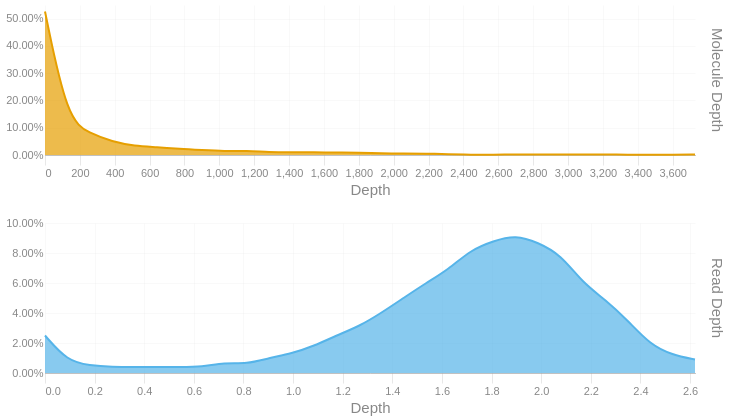

Notebook code cell kept with this figure:
### Code cell
readdep = depth_hist(tb['Read Depth'], q99, 3)
readdep = readdep.with_columns(pl.lit('Read Depth').alias('Metric'))
if not SKIPLR:
    moldep = depth_hist(tb['Molecule Depth'], mol_q99, 1)
    moldep = moldep.with_columns(pl.lit('Molecule Depth').alias('Metric'))
    _hist = pl.concat([readdep, moldep])
    _hist = _hist.filter(pl.col('Proportion') != 0)
    with SafeRender(_hist):
        (
            alt.Chart(_hist)        
            .mark_area(interpolate = "basis")
            .encode(
                x=alt.X('Bin:Q').scale(domainMin=0).axis(alt.Axis(title='Depth')),
                y = alt.Y('Proportion:Q', title = None).axis(format = '.2%'),
                color = alt.Color('Metric:N').legend(None),
                row = alt.Row("Metric:N").header(title = None, labelOrient = 'right'),
                tooltip = [
                    alt.Tooltip("Metric:N", title = "Metric"),
                    alt.Tooltip('Interval:N', title = "Depth Interval"),
                    alt.Tooltip('Proportion:Q', title = "% Alignments").format('.2%')
                ]
            )
            .resolve_scale(x='independent', y='independent')
            .properties(
                height = 150, width = 650,
                usermeta={'embedOptions': {'downloadFileName': f'{samplename}.depth.hist'}}
            )
        ).display()
else:
    readdep = readdep.filter(pl.col('Proportion') != 0)
    with SafeRender(readdep):
        (
            alt.Chart(readdep)        
            .mark_area(interpolate = "basis")
            .encode(
                x=alt.X('Bin:Q').scale(domainMin=0).axis(alt.Axis(title='Depth')),
                y = alt.Y('Proportion:Q', title = None).axis(format = '.2%'),
                tooltip = [
                    alt.Tooltip('Interval:N', title = "Depth Interval"),
                    alt.Tooltip('Proportion:Q', title = "% Alignments").format('.2%')
                ]
            )
            .properties(
                usermeta={'embedOptions': {'downloadFileName': f'{samplename}.depth.hist'}}
            )
        ).display()

### Figure 1 — Vega-Lite specification as saved in the notebook (floating-point values rounded to 4 significant figures)
{"width": 650, "height": 150, "config": {"title": {"anchor": "start", "dy": -15, "fontSize": 18, "color": "#888888", "subtitleColor": "#888888", "subtitleFontSize": 14}, "arc": {"fill": "#0072B2"}, "axis": {"domainColor": "#888888", "domainWidth": 0.5, "gridWidth": 0.2, "grid": false, "titleFontWeight": 400, "titleFontSize": 15, "labelFontSize": 11, "labelColor": "#888888", "tickColor": "#888888", "tickWidth": 0.2, "titleColor": "#888888"}, "axisBand": {"grid": false}, "axisX": {"grid": true, "tickSize": 10, "domainCap": "round"}, "axisY": {"domain": false, "grid": true, "tickSize": 0, "domainCap": "round"}, "background": "transparent", "header": {"labelFontSize": 15, "labelColor": "#888888", "titleFontSize": 15, "titleFontWeight": 600, "titleColor": "#888888"}, "legend": {"labelFont": "sans-serif", "labelFontSize": 12, "labelColor": "#888888", "symbolSize": 100, "symbolType": "circle", "titleFontSize": 12, "titlePadding": 10, "titleColor": "#888888", "title": null}, "range": {"category": ["#E69F00", "#56B4E9", "#009E73", "#F0E442", "#0072B2", "#D55E00", "#CC79A7", "#000000"], "diverging": ["#cfe8f3", "#a2d4ec", "#73bfe2", "#46abdb", "#1696d2", "#12719e"]}, "area": {"fill": "#0072B2", "fillOpacity": 0.7, "line": true, "strokeOpacity": 0.7}, "line": {"color": "#0072B2", "stroke": "#0072B2", "strokeWidth": 2}, "trail": {"color": "#0072B2", "stroke": "#0072B2", "strokeWidth": 0, "size": 1}, "point": {"filled": true, "fillOpacity": 1.0, "size": 95}, "text": {"color": "#888888", "fontSize": 11, "align": "right", "fontWeight": 400, "size": 11}, "bar": {"fill": "#0072B2", "stroke": null}, "view": {"stroke": null, "continuousWidth": 660, "continuousHeight": 400}}, "data": {"name": "data-9461762c32eb95bfa5e9dd4d4eca5a8d"}, "mark": {"type": "area", "interpolate": "basis"}, "encoding": {"color": {"field": "Metric", "legend": null, "type": "nominal"}, "row": {"field": "Metric", "header": {"title": null, "labelOrient": "right"}, "type": "nominal"}, "tooltip": [{"field": "Metric", "title": "Metric", "type": "nominal"}, {"field": "Interval", "title": "Depth Interval", "type": "nominal"}, {"field": "Proportion", "format": ".2%", "title": "% Alignments", "type": "quantitative"}], "x": {"axis": {"title": "Depth"}, "field": "Bin", "scale": {"domainMin": 0}, "type": "quantitative"}, "y": {"axis": {"format": ".2%"}, "field": "Proportion", "title": null, "type": "quantitative"}}, "resolve": {"scale": {"x": "independent", "y": "independent"}}, "usermeta": {"embedOptions": {"downloadFileName": "S3_Waccamaw_1710.depth.hist"}}, "$schema": "https://vega.github.io/schema/vega-lite/v6.1.0.json", "datasets": {"data-9461762c32eb95bfa5e9dd4d4eca5a8d": [{"Bin": 0.0, "Interval": "0.0-0.09", "Proportion": 0.025, "Metric": "Read Depth"}, {"Bin": 0.09, "Interval": "0.09-0.181", "Proportion": 0.008, "Metric": "Read Depth"}, {"Bin": 0.181, "Interval": "0.181-0.271", "Proportion": 0.005, "Metric": "Read Depth"}, {"Bin": 0.271, "Interval": "0.271-0.361", "Proportion": 0.004, "Metric": "Read Depth"}, {"Bin": 0.361, "Interval": "0.361-0.452", "Proportion": 0.004, "Metric": "Read Depth"}, {"Bin": 0.452, "Interval": "0.452-0.542", "Proportion": 0.004, "Metric": "Read Depth"}, {"Bin": 0.542, "Interval": "0.542-0.632", "Proportion": 0.004, "Metric": "Read Depth"}, {"Bin": 0.632, "Interval": "0.632-0.723", "Proportion": 0.004, "Metric": "Read Depth"}, {"Bin": 0.723, "Interval": "0.723-0.813", "Proportion": 0.007, "Metric": "Read Depth"}, {"Bin": 0.813, "Interval": "0.813-0.903", "Proportion": 0.006, "Metric": "Read Depth"}, {"Bin": 0.903, "Interval": "0.903-0.994", "Proportion": 0.01, "Metric": "Read Depth"}, {"Bin": 0.994, "Interval": "0.994-1.084", "Proportion": 0.013, "Metric": "Read Depth"}, {"Bin": 1.084, "Interval": "1.084-1.174", "Proportion": 0.018, "Metric": "Read Depth"}, {"Bin": 1.174, "Interval": "1.174-1.265", "Proportion": 0.025, "Metric": "Read Depth"}, {"Bin": 1.265, "Interval": "1.265-1.355", "Proportion": 0.031, "Metric": "Read Depth"}, {"Bin": 1.355, "Interval": "1.355-1.445", "Proportion": 0.04, "Metric": "Read Depth"}, {"Bin": 1.445, "Interval": "1.445-1.536", "Proportion": 0.05, "Metric": "Read Depth"}, {"Bin": 1.536, "Interval": "1.536-1.626", "Proportion": 0.06, "Metric": "Read Depth"}, {"Bin": 1.626, "Interval": "1.626-1.716", "Proportion": 0.069, "Metric": "Read Depth"}, {"Bin": 1.716, "Interval": "1.716-1.807", "Proportion": 0.082, "Metric": "Read Depth"}, {"Bin": 1.807, "Interval": "1.807-1.897", "Proportion": 0.088, "Metric": "Read Depth"}, {"Bin": 1.897, "Interval": "1.897-1.987", "Proportion": 0.092, "Metric": "Read Depth"}, {"Bin": 1.987, "Interval": "1.987-2.078", "Proportion": 0.087, "Metric": "Read Depth"}, {"Bin": 2.078, "Interval": "2.078-2.168", "Proportion": 0.079, "Metric": "Read Depth"}, {"Bin": 2.168, "Interval": "2.168-2.258", "Proportion": 0.06, "Metric": "Read Depth"}, {"Bin": 2.258, "Interval": "2.258-2.349", "Proportion": 0.049, "Metric": "Read Depth"}, {"Bin": 2.349, "Interval": "2.349-2.439", "Proportion": 0.035, "Metric": "Read Depth"}, {"Bin": 2.439, "Interval": "2.439-2.529", "Proportion": 0.019, "Metric": "Read Depth"}, {"Bin": 2.529, "Interval": "2.529-2.62", "Proportion": 0.012, "Metric": "Read Depth"}, {"Bin": 2.62, "Interval": "2.62-2.71", "Proportion": 0.009, "Metric": "Read Depth"}, {"Bin": 0.0, "Interval": "0.0-128.6", "Proportion": 0.526, "Metric": "Molecule Depth"}, {"Bin": 128.6, "Interval": "128.6-257.1", "Proportion": 0.128, "Metric": "Molecule Depth"}, {"Bin": 257.1, "Interval": "257.1-385.7", "Proportion": 0.08, "Metric": "Molecule Depth"}, {"Bin": 385.7, "Interval": "385.7-514.2", "Proportion": 0.049, "Metric": "Molecule Depth"}, {"Bin": 514.2, "Interval": "514.2-642.8", "Proportion": 0.033, "Metric": "Molecule Depth"}, {"Bin": 642.8, "Interval": "642.8-771.4", "Proportion": 0.029, "Metric": "Molecule Depth"}, {"Bin": 771.4, "Interval": "771.4-899.9", "Proportion": 0.022, "Metric": "Molecule Depth"}, {"Bin": 899.9, "Interval": "899.9-1028.5", "Proportion": 0.018, "Metric": "Molecule Depth"}, {"Bin": 1028.0, "Interval": "1028.5-1157.0", "Proportion": 0.014, "Metric": "Molecule Depth"}, {"Bin": 1157.0, "Interval": "1157.0-1285.6", "Proportion": 0.016, "Metric": "Molecule Depth"}, {"Bin": 1286.0, "Interval": "1285.6-1414.2", "Proportion": 0.01, "Metric": "Molecule Depth"}, {"Bin": 1414.0, "Interval": "1414.2-1542.7", "Proportion": 0.01, "Metric": "Molecule Depth"}, {"Bin": 1543.0, "Interval": "1542.7-1671.3", "Proportion": 0.01, "Metric": "Molecule Depth"}, {"Bin": 1671.0, "Interval": "1671.3-1799.8", "Proportion": 0.009, "Metric": "Molecule Depth"}, {"Bin": 1800.0, "Interval": "1799.8-1928.4", "Proportion": 0.009, "Metric": "Molecule Depth"}, {"Bin": 1928.0, "Interval": "1928.4-2056.9", "Proportion": 0.006, "Metric": "Molecule Depth"}, {"Bin": 2057.0, "Interval": "2056.9-2185.5", "Proportion": 0.005, "Metric": "Molecule Depth"}, {"Bin": 2186.0, "Interval": "2185.5-2314.1", "Proportion": 0.005, "Metric": "Molecule Depth"}, {"Bin": 2314.0, "Interval": "2314.1-2442.6", "Proportion": 0.003, "Metric": "Molecule Depth"}, {"Bin": 2443.0, "Interval": "2442.6-2571.2", "Proportion": 0.001, "Metric": "Molecule Depth"}, {"Bin": 2571.0, "Interval": "2571.2-2699.7", "Proportion": 0.001, "Metric": "Molecule Depth"}, {"Bin": 2700.0, "Interval": "2699.7-2828.3", "Proportion": 0.002, "Metric": "Molecule Depth"}, {"Bin": 2828.0, "Interval": "2828.3-2956.9", "Proportion": 0.002, "Metric": "Molecule Depth"}, {"Bin": 2957.0, "Interval": "2956.9-3085.4", "Proportion": 0.002, "Metric": "Molecule Depth"}, {"Bin": 3085.0, "Interval": "3085.4-3214.0", "Proportion": 0.002, "Metric": "Molecule Depth"}, {"Bin": 3214.0, "Interval": "3214.0-3342.5", "Proportion": 0.002, "Metric": "Molecule Depth"}, {"Bin": 3342.0, "Interval": "3342.5-3471.1", "Proportion": 0.001, "Metric": "Molecule Depth"}, {"Bin": 3471.0, "Interval": "3471.1-3599.7", "Proportion": 0.001, "Metric": "Molecule Depth"}, {"Bin": 3600.0, "Interval": "3599.7-3728.2", "Proportion": 0.001, "Metric": "Molecule Depth"}, {"Bin": 3728.0, "Interval": "3728.2-3856.78", "Proportion": 0.002, "Metric": "Molecule Depth"}]}}
